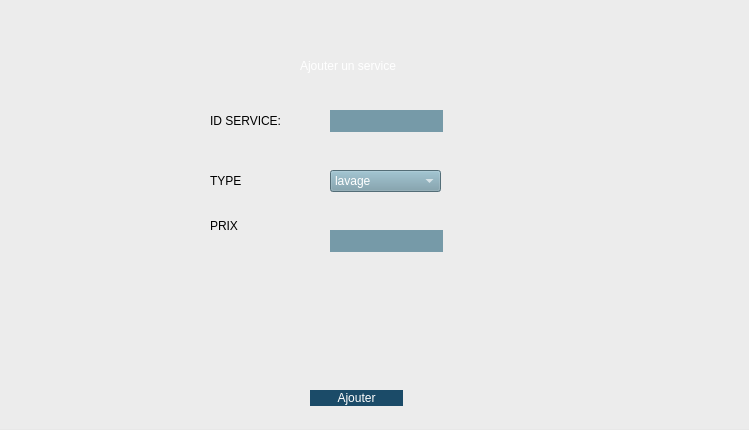
<?xml version="1.0" encoding="UTF-8"?>
<ui version="4.0">
 <class>addservice</class>
 <widget class="QDialog" name="addservice">
  <property name="geometry">
   <rect>
    <x>0</x>
    <y>0</y>
    <width>749</width>
    <height>430</height>
   </rect>
  </property>
  <property name="windowTitle">
   <string>Dialog</string>
  </property>
  <widget class="QGroupBox" name="groupBox">
   <property name="geometry">
    <rect>
     <x>-10</x>
     <y>-20</y>
     <width>781</width>
     <height>451</height>
    </rect>
   </property>
   <property name="title">
    <string/>
   </property>
   <widget class="QLabel" name="label_3">
    <property name="geometry">
     <rect>
      <x>220</x>
      <y>130</y>
      <width>101</width>
      <height>21</height>
     </rect>
    </property>
    <property name="styleSheet">
     <string notr="true">font: 10pt &quot;MS Shell Dlg 2&quot;;</string>
    </property>
    <property name="text">
     <string>ID SERVICE:</string>
    </property>
   </widget>
   <widget class="QLabel" name="label_4">
    <property name="geometry">
     <rect>
      <x>220</x>
      <y>190</y>
      <width>56</width>
      <height>21</height>
     </rect>
    </property>
    <property name="styleSheet">
     <string notr="true">font: 10pt &quot;MS Shell Dlg 2&quot;;</string>
    </property>
    <property name="text">
     <string>TYPE</string>
    </property>
   </widget>
   <widget class="QLabel" name="label_5">
    <property name="geometry">
     <rect>
      <x>220</x>
      <y>230</y>
      <width>91</width>
      <height>31</height>
     </rect>
    </property>
    <property name="styleSheet">
     <string notr="true">font: 10pt &quot;MS Shell Dlg 2&quot;;</string>
    </property>
    <property name="text">
     <string>PRIX</string>
    </property>
   </widget>
   <widget class="QPushButton" name="pushButton_Ajouter">
    <property name="geometry">
     <rect>
      <x>320</x>
      <y>410</y>
      <width>93</width>
      <height>16</height>
     </rect>
    </property>
    <property name="acceptDrops">
     <bool>false</bool>
    </property>
    <property name="whatsThis">
     <string>&lt;html&gt;&lt;head/&gt;&lt;body&gt;&lt;p&gt;background-color:rgb(27, 75, 104);&lt;/p&gt;&lt;p&gt;color:white;&lt;/p&gt;&lt;p&gt;border-radius:15px;&lt;/p&gt;&lt;/body&gt;&lt;/html&gt;</string>
    </property>
    <property name="styleSheet">
     <string notr="true">background-color:rgb(27, 75, 104);
color:white;
border-radius:15px;</string>
    </property>
    <property name="text">
     <string>Ajouter</string>
    </property>
    <property name="checkable">
     <bool>false</bool>
    </property>
    <property name="checked">
     <bool>false</bool>
    </property>
    <property name="flat">
     <bool>true</bool>
    </property>
   </widget>
   <widget class="QLineEdit" name="lineEdit_IDSERVICE">
    <property name="geometry">
     <rect>
      <x>340</x>
      <y>130</y>
      <width>113</width>
      <height>22</height>
     </rect>
    </property>
    <property name="styleSheet">
     <string notr="true">background-color: rgb(118, 154, 168);
color: rgb(255, 255, 255);</string>
    </property>
    <property name="frame">
     <bool>false</bool>
    </property>
    <property name="clearButtonEnabled">
     <bool>false</bool>
    </property>
   </widget>
   <widget class="QLineEdit" name="lineEdit_PRIX">
    <property name="geometry">
     <rect>
      <x>340</x>
      <y>250</y>
      <width>113</width>
      <height>22</height>
     </rect>
    </property>
    <property name="styleSheet">
     <string notr="true">background-color: rgb(118, 154, 168);
color: rgb(255, 255, 255);</string>
    </property>
    <property name="frame">
     <bool>false</bool>
    </property>
    <property name="clearButtonEnabled">
     <bool>false</bool>
    </property>
   </widget>
   <widget class="QLabel" name="label_2">
    <property name="geometry">
     <rect>
      <x>10</x>
      <y>20</y>
      <width>791</width>
      <height>441</height>
     </rect>
    </property>
    <property name="text">
     <string/>
    </property>
    <property name="pixmap">
     <pixmap resource="resources.qrc">:/images/icons/Inter.png</pixmap>
    </property>
   </widget>
   <widget class="QComboBox" name="comboBox">
    <property name="geometry">
     <rect>
      <x>340</x>
      <y>190</y>
      <width>111</width>
      <height>22</height>
     </rect>
    </property>
    <property name="styleSheet">
     <string notr="true">background-color: rgb(118, 154, 168);
color: rgb(255, 255, 255);</string>
    </property>
    <item>
     <property name="text">
      <string>lavage</string>
     </property>
    </item>
    <item>
     <property name="text">
      <string>lavage interieur</string>
     </property>
    </item>
    <item>
     <property name="text">
      <string>fast food</string>
     </property>
    </item>
    <item>
     <property name="text">
      <string>verifier les pneux</string>
     </property>
    </item>
    <item>
     <property name="text">
      <string>soint mecanique</string>
     </property>
    </item>
   </widget>
   <widget class="QLabel" name="label_7">
    <property name="geometry">
     <rect>
      <x>310</x>
      <y>70</y>
      <width>121</width>
      <height>31</height>
     </rect>
    </property>
    <property name="styleSheet">
     <string notr="true">color: rgb(255, 255, 255);</string>
    </property>
    <property name="text">
     <string>Ajouter un service</string>
    </property>
   </widget>
   <zorder>label_2</zorder>
   <zorder>label_3</zorder>
   <zorder>label_4</zorder>
   <zorder>label_5</zorder>
   <zorder>lineEdit_IDSERVICE</zorder>
   <zorder>lineEdit_PRIX</zorder>
   <zorder>pushButton_Ajouter</zorder>
   <zorder>comboBox</zorder>
   <zorder>label_7</zorder>
  </widget>
 </widget>
 <resources>
  <include location="resources.qrc"/>
 </resources>
 <connections/>
</ui>
